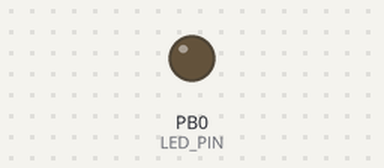
Bench run of a program on a simulated ATtiny13, built with avr-gcc and emulated at 1.2 MHz (the files do not name the chip). Parts: output pins drawn as LEDs (lit = HIGH).

Above: at 0.05 s.
At 28.05 s:
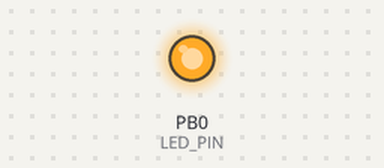
Timing chart, 0 to 36.5 s (numbered marks = the images above):
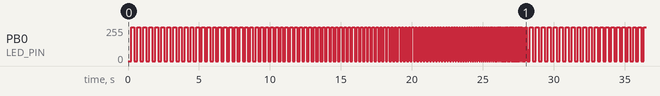

The program:

main.c
```c
#include <avr/io.h>
#include <avr/interrupt.h>

#define LED_PIN PB0

ISR(TIM0_COMPA_vect)
{

  PORTB ^= _BV(LED_PIN); // toggle LED pin
  OCR0A -= 1; // set Timer's counter max value
}

  int
main(void)
{

  /* setup */
  DDRB = 0b00000001; // set LED pin as OUTPUT
  PORTB = 0b00000000; // set all pins to LOW
  TCCR0A |= _BV(WGM01); // set timer counter mode to CTC
  TCCR0B |= _BV(CS02)|_BV(CS00); // set prescaler to 1024 (CLK=1200000Hz/1024/256=4.57Hz, 0.22s)
  OCR0A = 255; // set Timer's counter max value
  TIMSK0 |= _BV(OCIE0A); // enable Timer CTC interrupt
  sei(); // enable global interrupts

  /* loop */
  while (1);
}
```

Measured:
- by itself, PB0 (LED_PIN): moves between 0/255 and 255/255, repeating every 28.1 s
